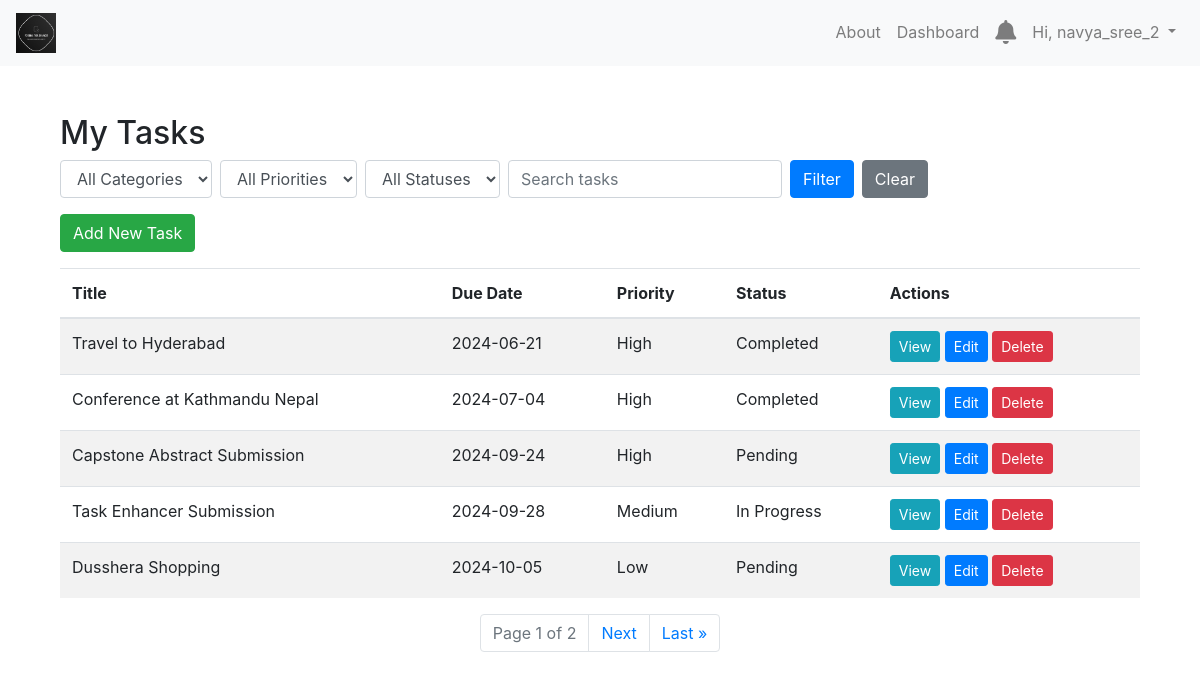
Page /tasks/ (signed in) on the committed database.
### tasks/models.py (models this page shows, shortened)
class Task(models.Model):
    PRIORITY_CHOICES = [
        ('L', 'Low'),
        ('M', 'Medium'),
        ('H', 'High'),
    ]
    STATUS_CHOICES = [
        ('P', 'Pending'),
        ('IP', 'In Progress'),
        ('C', 'Completed'),
    ]
    user = models.ForeignKey(User, on_delete=models.CASCADE)
    title = models.CharField(max_length=200)
    description = models.TextField(blank=True)
    due_date = models.DateField(null=True, blank=True)
    priority = models.CharField(max_length=1, choices=PRIORITY_CHOICES, default='M')
    status = models.CharField(max_length=2, choices=STATUS_CHOICES, default='P')
    category = models.ForeignKey(Category, null=True, on_delete=models.SET_NULL)
    created_at = models.DateTimeField(auto_now_add=True)
    is_completed = models.BooleanField(default=False)

### tasks/views.py (the view)
# urls.py: path('tasks/', views.task_list, name='task_list'),
@login_required
def task_list(request):
    category_id = request.GET.get('category', None)
    priority = request.GET.get('priority', None)
    status = request.GET.get('status', None)
    search_query = request.GET.get('q', None)
    tasks = Task.objects.filter(user=request.user).order_by('due_date')
    if category_id:
        tasks = tasks.filter(category_id=category_id)
    if priority:
        tasks = tasks.filter(priority=priority)
    if status:
        tasks = tasks.filter(status=status)
    if search_query:
        tasks = tasks.filter(title__icontains=search_query)
    paginator = Paginator(tasks, 5)
    page = request.GET.get('page', 1)
    try:
        tasks = paginator.page(page)
    except PageNotAnInteger:
        tasks = paginator.page(1)
    except EmptyPage:
        tasks = paginator.page(paginator.num_pages)
    categories = Category.objects.all()
    return render(request, 'tasks/task_list.html', {
        'tasks': tasks,
        'categories': categories,
        'search_query': search_query,
    })

### tasks/templates/tasks/task_list.html (shortened to what this page needs)
{% extends 'base.html' %}
{% block content %}
<div class="container mt-5">
    <h2>My Tasks</h2>
    <form method="GET" class="form-inline mb-3">
        <select name="category" class="form-control mr-2">
            <option value="">All Categories</option>
        </select>
        <select name="priority" class="form-control mr-2">
            <option value="">All Priorities</option>
        </select>
        <select name="status" class="form-control mr-2">
            <option value="">All Statuses</option>
        </select>
        <input type="text" name="q" class="form-control mr-2" placeholder="Search tasks" value="{{ search_query|default:'' }}">
        <button type="submit" class="btn btn-primary">Filter</button>
        <a href="{% url 'task_list' %}" class="btn btn-secondary ml-2">Clear</a>
    </form>
    <a href="{% url 'task_create' %}" class="btn btn-success mb-3">Add New Task</a>
    {% if tasks %}
        <table class="table table-striped">
            <thead>
                <tr>
                    <th>Title</th>
                    <th>Due Date</th>
                    <th>Priority</th>
                    <th>Status</th>
                    <th>Actions</th>
                </tr>
            </thead>
            <tbody>
                {% for task in tasks %}
                <tr>
                    <td>{{ task.title }}</td>
                    <td>{{ task.due_date|date:"Y-m-d" }}</td>
                    <td>{{ task.get_priority_display }}</td>
                    <td>{{ task.get_status_display }}</td>
                    <td>
                        <a href="{% url 'task_detail' task.pk %}" class="btn btn-info btn-sm">View</a>
                        <a href="{% url 'task_update' task.pk %}" class="btn btn-primary btn-sm">Edit</a>
                        <a href="{% url 'task_delete' task.pk %}" class="btn btn-danger btn-sm">Delete</a>
                    </td>
                </tr>
                {% endfor %}
            </tbody>
        </table>
        <nav aria-label="Page navigation example">
            <ul class="pagination justify-content-center">
                <li class="page-item disabled">
                    <a class="page-link" href="#">Page {{ tasks.number }} of {{ tasks.paginator.num_pages }}</a>
                </li>
                {% if tasks.has_next %}
                    <li class="page-item">
                        <a class="page-link" href="?page={{ tasks.next_page_number }}">Next</a>
                    </li>
                    <li class="page-item">
                        <a class="page-link" href="?page={{ tasks.paginator.num_pages }}">Last &raquo;</a>
                    </li>
                {% endif %}
            </ul>
        </nav>
    {% else %}
        <p>You have no tasks.</p>
    {% endif %}
</div>
{% endblock %}

### tasks/templates/base.html (shortened to what this page needs)
{% load static %}
<!DOCTYPE html>
<html lang="en">
<head>
    <link href="https://stackpath.bootstrapcdn.com/bootstrap/4.5.2/css/bootstrap.min.css" rel="stylesheet">
    <link rel="stylesheet" href="https://cdnjs.cloudflare.com/ajax/libs/font-awesome/5.15.4/css/all.min.css">
</head>
<body>
    <nav class="navbar navbar-expand-lg navbar-light bg-light">
        <a class="navbar-brand" href="{% url 'dashboard' %}">
            <img src="{% static 'tasks/images/logo.png' %}" alt="Logo" width="40" height="40" class="d-inline-block align-top">
        </a>
        <div class="collapse navbar-collapse" id="navbarNav">
            <ul class="navbar-nav ml-auto">
                <li class="nav-item">
                    <a class="nav-link" href="{% url 'about' %}">About</a>
                </li>
                {% if user.is_authenticated %}
                    <li class="nav-item">
                        <a class="nav-link" href="{% url 'dashboard' %}">Dashboard</a>
                    </li>
                    <li class="nav-item">
                        <a class="nav-link" href="{% url 'notifications' %}">
                            <i class="fas fa-bell" style="position: relative; font-size: 24px;"></i>
                        </a>
                    </li>
                    <li class="nav-item dropdown">
                        <a class="nav-link dropdown-toggle" href="#" id="navbarDropdown" role="button" data-toggle="dropdown" aria-haspopup="true" aria-expanded="false">
                            Hi, {{ user.username }}
                        </a>
                    </li>
                {% endif %}
            </ul>
        </div>
    </nav>
    <div class="container mt-3">
        {% block content %}
        {% endblock %}
    </div>
</body>
</html>

### rows in the picture
Task: title "Travel to Hyderabad", due_date "2024-06-21", priority "High", status "Completed"
Task: title "Conference at Kathmandu Nepal", due_date "2024-07-04", priority "High", status "Completed"
Task: title "Capstone Abstract Submission", due_date "2024-09-24", priority "High", status "Pending"
Task: title "Task Enhancer Submission", due_date "2024-09-28", priority "Medium", status "In Progress"
Task: title "Dusshera Shopping", due_date "2024-10-05", priority "Low", status "Pending"

### other values in the picture
{{ user.username }} "navya_sree_2"
{{ tasks.number }} "1"
{{ tasks.paginator.num_pages }} "2"
